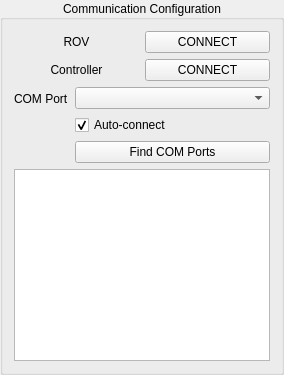
               <widget class="QGroupBox" name="group_box_comms_config">
                <property name="title">
                 <string>Communication Configuration</string>
                </property>
                <property name="alignment">
                 <set>Qt::AlignCenter</set>
                </property>
                <layout class="QGridLayout" name="gridLayout_34">
                 <item row="0" column="0">
                  <layout class="QGridLayout" name="gridLayout_33">
                   <item row="1" column="1">
                    <widget class="QPushButton" name="config_controller_connect">
                     <property name="text">
                      <string>CONNECT</string>
                     </property>
                     <property name="checkable">
                      <bool>true</bool>
                     </property>
                    </widget>
                   </item>
                   <item row="0" column="1">
                    <widget class="QPushButton" name="config_rov_connect">
                     <property name="text">
                      <string>CONNECT</string>
                     </property>
                     <property name="checkable">
                      <bool>true</bool>
                     </property>
                    </widget>
                   </item>
                   <item row="0" column="0">
                    <widget class="QLabel" name="label_10">
                     <property name="text">
                      <string>ROV</string>
                     </property>
                     <property name="alignment">
                      <set>Qt::AlignCenter</set>
                     </property>
                    </widget>
                   </item>
                   <item row="1" column="0">
                    <widget class="QLabel" name="label_11">
                     <property name="text">
                      <string>Controller</string>
                     </property>
                     <property name="alignment">
                      <set>Qt::AlignCenter</set>
                     </property>
                    </widget>
                   </item>
                  </layout>
                 </item>
                 <item row="1" column="0">
                  <layout class="QFormLayout" name="formLayout_7">
                   <property name="rowWrapPolicy">
                    <enum>QFormLayout::WrapLongRows</enum>
                   </property>
                   <item row="0" column="0">
                    <widget class="QLabel" name="cOMPortLabel">
                     <property name="text">
                      <string>COM Port</string>
                     </property>
                    </widget>
                   </item>
                   <item row="0" column="1">
                    <layout class="QGridLayout" name="gridLayout_32">
                     <item row="0" column="0">
                      <widget class="QComboBox" name="config_com_port_list"/>
                     </item>
                     <item row="2" column="0">
                      <widget class="QPushButton" name="config_find_com_ports">
                       <property name="text">
                        <string>Find COM Ports</string>
                       </property>
                      </widget>
                     </item>
                     <item row="1" column="0">
                      <widget class="QCheckBox" name="config_auto_connect">
                       <property name="text">
                        <string>Auto-connect</string>
                       </property>
                       <property name="checked">
                        <bool>true</bool>
                       </property>
                      </widget>
                     </item>
                    </layout>
                   </item>
                  </layout>
                 </item>
                 <item row="2" column="0">
                  <widget class="QPlainTextEdit" name="config_terminal">
                   <property name="readOnly">
                    <bool>true</bool>
                   </property>
                  </widget>
                 </item>
                </layout>
               </widget>
